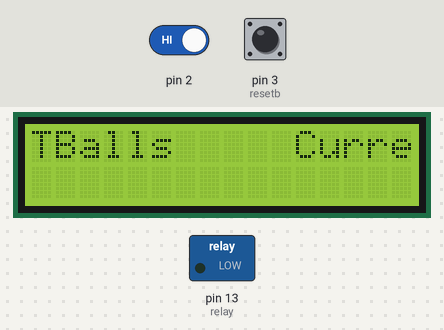
A sketch run on a simulated Arduino Uno, built with avr-gcc and run on an emulated ATmega328P. Shown: 16×2 character LCD, switched loads named in the sketch (green lamp = pin HIGH). Inputs (shaded band) come from the test bench; at power-on: pin 2 HIGH, pin 3 (resetb) HIGH.

Above: at 1.2 s.
1.3 s: pin 2 driven LOW
At 2.0 s:
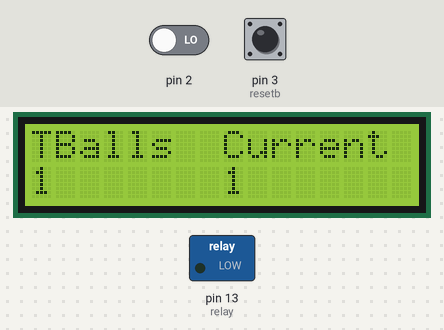
Timing chart, 0 to 4.3 s (numbered marks = the images above; inputs shaded):
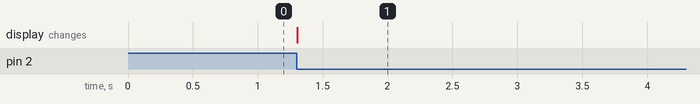

Measured:
- after the input at 1.3 s, the display: changes at once (image 1)

The sketch:

Product_Counting.ino
```cpp
#include <LiquidCrystal.h>

#define rs 9
#define en 8
#define d4 7
#define d5 6
#define d6 5
#define d7 4
LiquidCrystal lcd(rs, en, d4, d5, d6, d7);


int relay = 13;

unsigned int ballcount = 0;
unsigned int tballs = 0; // total balls
int ballf = 0; // ball flag.
int resetb = 3; // to reset the relay , this can be laser or an infrared sensor.

void setup() {
  // set up the LCD's number of columns and rows:
  lcd.begin(16, 2);
  // Print a message to the LCD.
  lcd.print("TBalls     Current");
  attachInterrupt(0, add, FALLING);
pinMode(resetb, INPUT);
digitalWrite(resetb, HIGH);

  pinMode( relay, OUTPUT);
  digitalWrite(relay, LOW);

     ballcount = 0;
tballs = 0;

}

void loop() {


 if ( ballf == 1 ) // the lcd is updated only when ballf = 1, this way the controller won't be busy in printing the values on lcd again and again.
 {
   //Print out result to lcd
   lcd.clear();
   lcd.print("TBalls  Current");
   lcd.setCursor(0,1);
   lcd.print(tballs);

   lcd.setCursor(8,1);
   lcd.print(ballcount);

  ballf = 0;

 }

 if ( digitalRead(resetb) == LOW)
 {
   digitalWrite(relay, LOW);
 }

}


void add()
 {

   ballf = 1;
      ballcount++;
    tballs = tballs + 1;
      if (ballcount >= 10)
      {
        digitalWrite(relay, HIGH);
        ballcount = 0;
      }


 }
```
